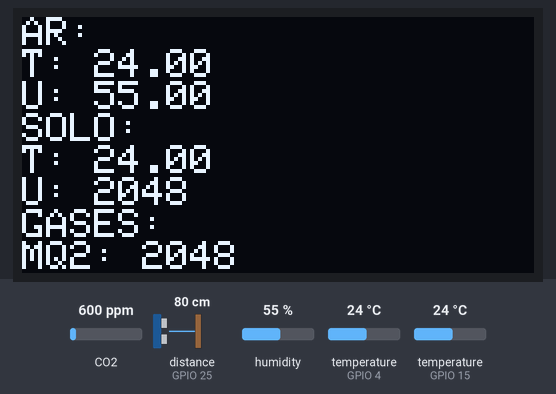
Bench run of a sketch on a simulated ESP32. Parts: 128×64 one-colour display. Wiring (inferred from the names in the program): ultrasonic range finder: trigger GPIO 26; echo GPIO 25. The inputs (shaded band) are chosen by the test bench; at power-on: CO2 600 ppm, distance to the obstacle (sensor on GPIO 25) 80 cm, humidity 55 %, temperature (sensors on GPIO 4, GPIO 15) 24 °C. The echo pulse lasts 58.3 µs per cm; WiFi joins after 1.5 s; servers stay silent unless stated; the local clock reads 2024-03-15 10:24:30 at power-on unless the sketch sets it; storage starts empty; no MQTT or app messages arrive unless stated.

Above: at 4.5 s.

The sketch:

codigo_teste_sd.ino
```cpp
// ===== BIBLIOTECAS =====
#include <WiFi.h>
#include <PubSubClient.h>
#include <Wire.h>
#include <Adafruit_SSD1306.h>
#include <DHT.h>
#include <OneWire.h>
#include <DallasTemperature.h>
#include <MQ135.h>
#include <SD.h>
#include <SPI.h>
#include <time.h>

// ===== HARDWARE =====
#define OLED_SDA 21
#define OLED_SCL 22
#define OLED_ADDR 0x3C

#define DHTPIN 15
#define ONE_WIRE_BUS 4
#define TRIG_PIN 26
#define ECHO_PIN 25

#define MQ2_PIN 34
#define MQ135_PIN 35
#define SOIL_PIN 36

#define SD_CS 5

// ===== LIMITES =====
#define TEMP_AR_MAX 30
#define UMID_AR_MIN 10
#define TEMP_SOLO_MAX 30
#define UMID_SOLO_MIN 10
#define CHORUME_ALTO 15
#define CHORUME_CRITICO 20

// ===== OBJETOS =====
Adafruit_SSD1306 display(128, 64, &Wire, -1);
DHT dht(DHTPIN, DHT22);
OneWire oneWire(ONE_WIRE_BUS);
DallasTemperature sensors(&oneWire);
MQ135 mq135(MQ135_PIN);

WiFiClient espClient;
PubSubClient mqttClient(espClient);

// ===== WIFI =====
const char* ssid = "RIBEIRO";
const char* password = "PaesRibeiro";

// ===== MQTT =====
const char* mqtt_server = "192.168.16.111";

// ===== TÓPICOS =====
const char* topic_temp_ar      = "IFSCTub/ETCC001/temperatura_ar";
const char* topic_umidade_ar   = "IFSCTub/ETCC001/umidade_ar";
const char* topic_temp_solo    = "IFSCTub/ETCC001/temperatura_solo";
const char* topic_umidade_solo = "IFSCTub/ETCC001/umidade_solo";
const char* topic_mq2          = "IFSCTub/ETCC001/gas_mq2";
const char* topic_mq135        = "IFSCTub/ETCC001/gas_mq135";
const char* topic_nivel        = "IFSCTub/ETCC001/nivel_chorume";
const char* topic_alerta       = "IFSCTub/ETCC001/alertas";
const char* topic_json         = "IFSCTub/ETCC001/json";

// ===== FUNÇÕES =====

// WiFi
void setup_wifi() {
  WiFi.begin(ssid, password);
  while (WiFi.status() != WL_CONNECTED) delay(500);
}

// MQTT
void reconnect_mqtt() {
  while (!mqttClient.connected()) {
    mqttClient.connect("ESP32_TCC_MAX");
    delay(2000);
  }
}

// Tempo
String getTimestamp() {
  struct tm timeinfo;
  if (!getLocalTime(&timeinfo)) return "erro";

  char buffer[25];
  strftime(buffer, sizeof(buffer), "%Y-%m-%d %H:%M:%S", &timeinfo);
  return String(buffer);
}

String getDate() {
  struct tm timeinfo;
  if (!getLocalTime(&timeinfo)) return "erro";

  char buffer[15];
  strftime(buffer, sizeof(buffer), "%Y-%m-%d", &timeinfo);
  return String(buffer);
}

// SD
void garantirPasta() {
  if (!SD.exists("/logs")) SD.mkdir("/logs");
}

void salvarLog(String json) {
  garantirPasta();
  String file = "/logs/" + getDate() + ".json";

  File f = SD.open(file, FILE_APPEND);
  if (!f) return;

  f.println(json);
  f.close();
}

// Distância
float medirDistancia() {
  digitalWrite(TRIG_PIN, LOW);
  delayMicroseconds(2);

  digitalWrite(TRIG_PIN, HIGH);
  delayMicroseconds(10);
  digitalWrite(TRIG_PIN, LOW);

  long duracao = pulseIn(ECHO_PIN, HIGH, 25000);
  if (duracao == 0) return -1;

  return duracao * 0.034 / 2;
}

// ALERTAS
String gerarAlertas(float TA, float UA, float TS, int US, float nivel) {

  String alerta = "";

  if (TA > TEMP_AR_MAX) alerta += "Temp AR ALTA\n";
  if (UA < UMID_AR_MIN) alerta += "Umid AR BAIXA\n";

  if (TS > TEMP_SOLO_MAX) alerta += "Temp SOLO ALTA\n";
  if (US < UMID_SOLO_MIN) alerta += "Umid SOLO BAIXA\n";

  if (nivel > CHORUME_CRITICO) alerta += "CHORUME CRITICO\n";
  else if (nivel > CHORUME_ALTO) alerta += "CHORUME ALTO\n";

  return alerta;
}

// DISPLAY
void atualizarDisplay(float TA, float UA, float TS, int US, int MQ2, float MQ135v, float nivel, String alerta) {

  display.clearDisplay();
  display.setTextSize(1);
  display.setCursor(0,0);

  display.println("AR:");
  display.print("T: "); display.println(TA);
  display.print("U: "); display.println(UA);

  display.println("SOLO:");
  display.print("T: "); display.println(TS);
  display.print("U: "); display.println(US);

  display.println("GASES:");
  display.print("MQ2: "); display.println(MQ2);
  display.print("MQ135: "); display.println(MQ135v);

  display.print("Nivel: "); display.println(nivel);

  if (alerta != "") {
    display.println("ALERTA:");
    display.println(alerta);
  }

  display.display();
}

// ===== SETUP =====
void setup() {

  Serial.begin(115200);

  pinMode(TRIG_PIN, OUTPUT);
  pinMode(ECHO_PIN, INPUT);

  Wire.begin(OLED_SDA, OLED_SCL);
  display.begin(SSD1306_SWITCHCAPVCC, OLED_ADDR);

  dht.begin();
  sensors.begin();

  setup_wifi();

  mqttClient.setServer(mqtt_server, 1883);

  configTime(-3 * 3600, 0, "pool.ntp.org");

  SD.begin(SD_CS);
}

// ===== LOOP =====
void loop() {

  if (WiFi.status() != WL_CONNECTED) setup_wifi();
  if (!mqttClient.connected()) reconnect_mqtt();

  mqttClient.loop();

  // ===== LEITURA =====
  float TA = dht.readTemperature();
  float UA = dht.readHumidity();

  sensors.requestTemperatures();
  float TS = sensors.getTempCByIndex(0);

  int US = analogRead(SOIL_PIN);
  int MQ2 = analogRead(MQ2_PIN);
  float MQ135v = mq135.getPPM();

  float nivel = medirDistancia();

  // ===== ALERTAS =====
  String alerta = gerarAlertas(TA, UA, TS, US, nivel);

  // ===== MQTT =====
  char msg[50];

  snprintf(msg, sizeof(msg), "%.2f", TA);
  mqttClient.publish(topic_temp_ar, msg);

  snprintf(msg, sizeof(msg), "%.2f", UA);
  mqttClient.publish(topic_umidade_ar, msg);

  snprintf(msg, sizeof(msg), "%.2f", TS);
  mqttClient.publish(topic_temp_solo, msg);

  snprintf(msg, sizeof(msg), "%d", US);
  mqttClient.publish(topic_umidade_solo, msg);

  snprintf(msg, sizeof(msg), "%d", MQ2);
  mqttClient.publish(topic_mq2, msg);

  snprintf(msg, sizeof(msg), "%.2f", MQ135v);
  mqttClient.publish(topic_mq135, msg);

  snprintf(msg, sizeof(msg), "%.2f", nivel);
  mqttClient.publish(topic_nivel, msg);

  mqttClient.publish(topic_alerta, alerta.c_str());

  // ===== JSON =====
  String json = "{";
  json += "\"timestamp\":\"" + getTimestamp() + "\",";
  json += "\"temp_ar\":" + String(TA) + ",";
  json += "\"umidade_ar\":" + String(UA) + ",";
  json += "\"temp_solo\":" + String(TS) + ",";
  json += "\"umidade_solo\":" + String(US) + ",";
  json += "\"mq2\":" + String(MQ2) + ",";
  json += "\"mq135\":" + String(MQ135v) + ",";
  json += "\"nivel\":" + String(nivel);
  json += "}";

  salvarLog(json);
  mqttClient.publish(topic_json, json.c_str());

  // ===== DISPLAY =====
  atualizarDisplay(TA, UA, TS, US, MQ2, MQ135v, nivel, alerta);

  delay(300000); // 5 min
}
```
